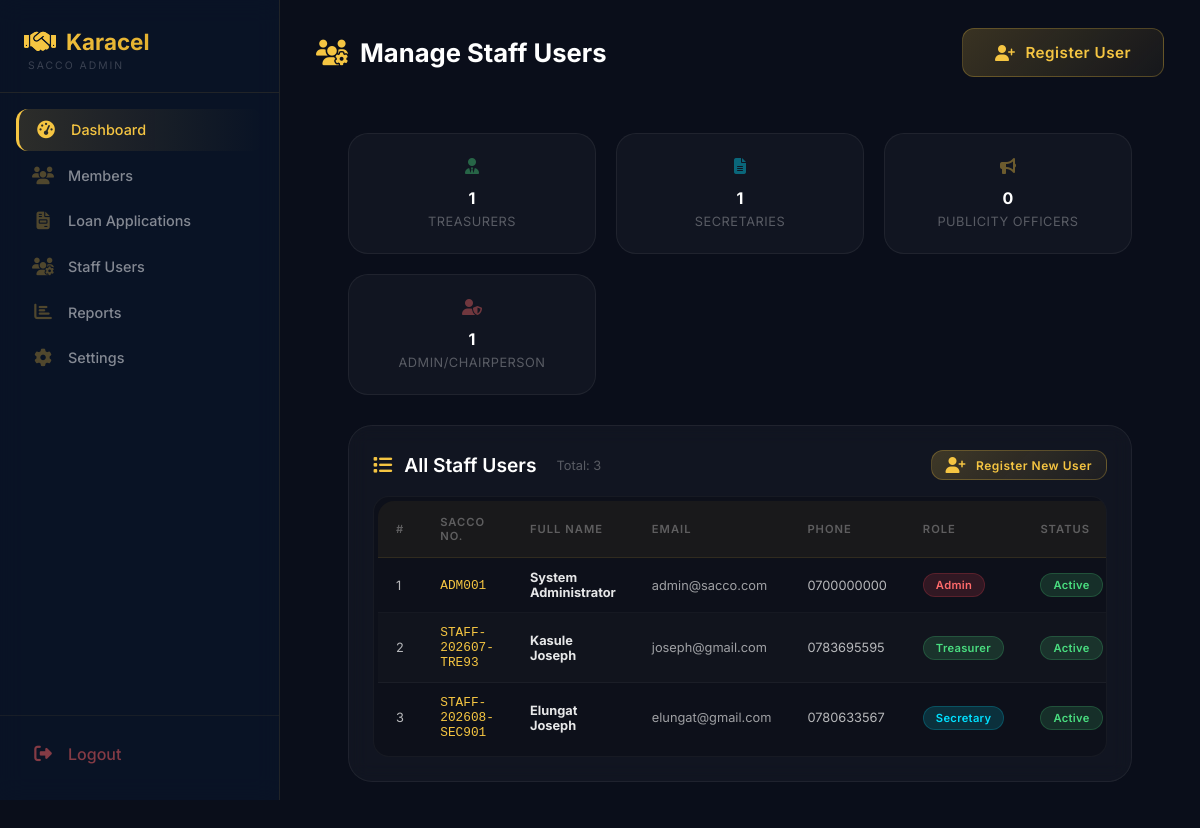
Before: /admin/users/manage (signed in) with the older database file.
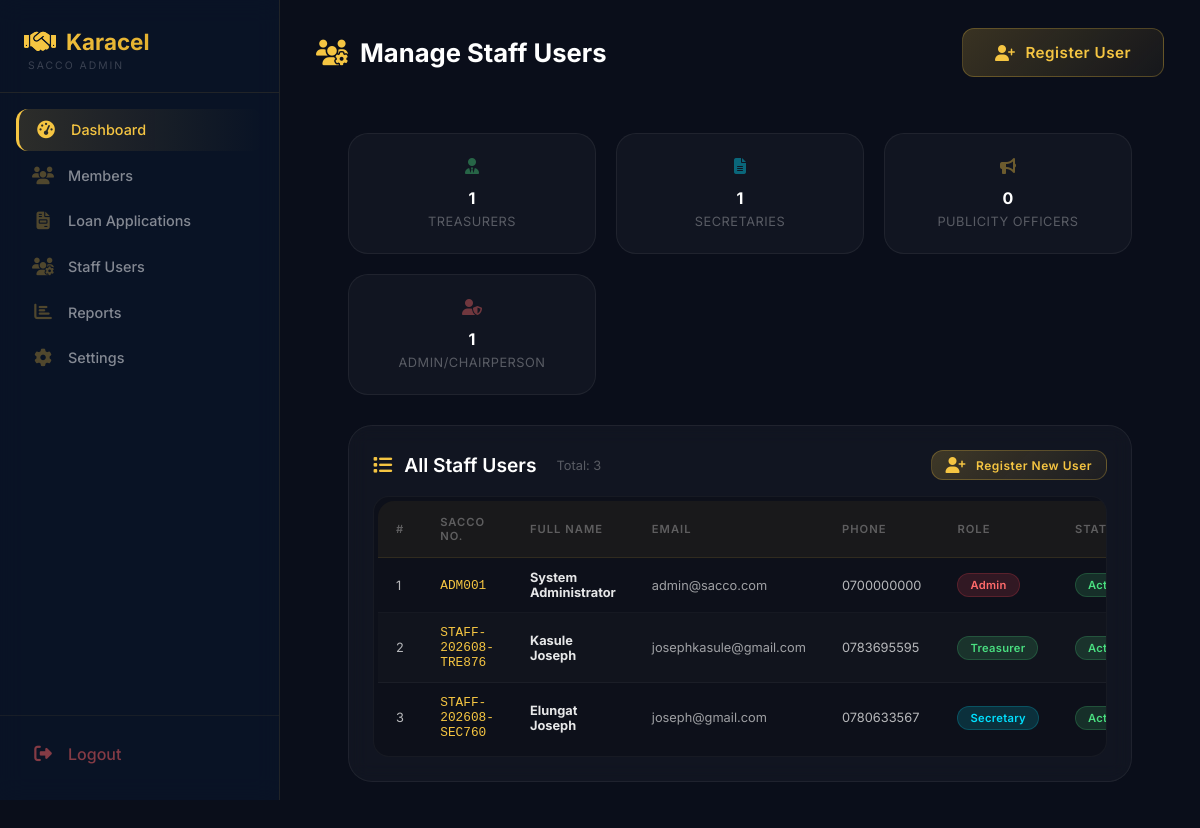
After: the same page with the newer database file.
### tables this page shows
CREATE TABLE users (
        id INTEGER PRIMARY KEY AUTOINCREMENT,
        full_name TEXT NOT NULL,
        gender TEXT,
        dob TEXT,
        sacco_number TEXT UNIQUE NOT NULL,
        email TEXT,
        phone TEXT,
        address TEXT,
        password TEXT NOT NULL,
        role TEXT DEFAULT 'member',
        status TEXT DEFAULT 'active',
        savings_balance REAL DEFAULT 0,
        next_of_kin_name TEXT,
        relationship TEXT,
        next_of_kin_phone TEXT,
        registration_date TIMESTAMP DEFAULT CURRENT_TIMESTAMP
    );

### app.py (the view)
@app.route("/admin/users/manage")
def admin_manage_users():
    if session.get("role") not in ["admin", "chairperson"]:
        flash('Access denied. Only Admin or Chairperson can manage users.', 'danger')
        return redirect("/login")
    db = get_db()
    staff_users = db.execute("""
        SELECT * FROM users
        WHERE LOWER(role) IN ('admin', 'chairperson', 'treasurer', 'secretary', 'publicity')
        ORDER BY
            CASE
                WHEN LOWER(role) = 'admin' THEN 1
                WHEN LOWER(role) = 'chairperson' THEN 2
                WHEN LOWER(role) = 'treasurer' THEN 3
                WHEN LOWER(role) = 'secretary' THEN 4
                WHEN LOWER(role) = 'publicity' THEN 5
            END,
            full_name
    """).fetchall()
    staff_counts = {
        'treasurer': db.execute("SELECT COUNT(*) FROM users WHERE LOWER(role) = 'treasurer'").fetchone()[0],
        'secretary': db.execute("SELECT COUNT(*) FROM users WHERE LOWER(role) = 'secretary'").fetchone()[0],
        'publicity': db.execute("SELECT COUNT(*) FROM users WHERE LOWER(role) = 'publicity'").fetchone()[0],
        'admin': db.execute("SELECT COUNT(*) FROM users WHERE LOWER(role) IN ('admin', 'chairperson')").fetchone()[0]
    }
    db.close()
    return render_template(
        "admin/manage-users.html",
        staff_users=staff_users,
        staff_counts=staff_counts
    )

### app.py (called while the page is built)
def get_db():
    conn = sqlite3.connect("sacco.db")
    conn.row_factory = sqlite3.Row
    return conn

@app.context_processor
def inject_globals():
    from datetime import datetime
    completed_loans = 0
    try:
        if 'user_id' in session:
            role = session.get('role', '')
            if role in ['treasurer', 'admin', 'chairperson']:
                db = get_db()
                completed_loans = db.execute("SELECT COUNT(*) FROM loans WHERE status = 'completed'").fetchone()[0]
                db.close()
    except Exception as e:
        print(f"Error getting completed_loans: {e}")
    return {
        'now': datetime.now(),
        'completed_loans': completed_loans
    }

### templates/admin/manage-users.html (shortened to what the changed rows need)
{% extends "admin/admin-base.html" %}
{% block content %}
<div class="app-bar">
    <div class="app-bar-left">
        <h2><i class="fas fa-users-cog"></i> Manage Staff Users</h2>
    </div>
</div>
<div style="padding: 24px 32px 40px;">
    <div class="action-card">
        <div class="table-wrapper">
            <table class="styled-table" id="staffUsersTable">
                <thead>
                    <tr>
                        <th>#</th>
                        <th>SACCO No.</th>
                        <th>Full Name</th>
                        <th>Email</th>
                        <th>Phone</th>
                        <th>Role</th>
                        <th>Status</th>
                    </tr>
                </thead>
                <tbody>
                    {% if staff_users %}
                        {% for user in staff_users %}
                        <tr>
                            <td>{{ loop.index }}</td>
                            <td class="mono" style="color:#f5c542; font-family: monospace;">{{ user.sacco_number }}</td>
                            <td><strong>{{ user.full_name }}</strong></td>
                            <td style="color: rgba(255,255,255,0.6);">{{ user.email }}</td>
                            <td>{{ user.phone or '-' }}</td>
                            <td>
                                <span class="badge
                                    {% if user.role == 'admin' %}danger
                                    {% elif user.role == 'chairperson' %}warning
                                    {% elif user.role == 'treasurer' %}success
                                    {% elif user.role == 'secretary' %}info
                                    {% elif user.role == 'publicity' %}primary
                                    {% endif %}">
                                    {{ user.role|title }}
                                </span>
                            </td>
                            <td>
                                {% if user.status == 'active' %}
                                    <span class="badge success">Active</span>
                                {% elif user.status == 'inactive' %}
                                    <span class="badge danger">Inactive</span>
                                {% else %}
                                    <span class="badge warning">{{ user.status|title }}</span>
                                {% endif %}
                            </td>
                        </tr>
                        {% endfor %}
                    {% endif %}
                </tbody>
            </table>
        </div>
    </div>
</div>
{% endblock %}

Changed rows visible on the page:
removed users: sacco_number "STAFF-202607-TRE93", full_name "Kasule Joseph", email "joseph@gmail.com", phone "0783695595", role "Treasurer", status "Active"
removed users: sacco_number "STAFF-202608-SEC901", full_name "Elungat Joseph", email "elungat@gmail.com", phone "0780633567", role "Secretary", status "Active"
added users: sacco_number "STAFF-202608-TRE876", full_name "Kasule Joseph", email "josephkasule@gmail.com", phone "0783695595", role "Treasurer", status "Active"
added users: sacco_number "STAFF-202608-SEC760", full_name "Elungat Joseph", email "joseph@gmail.com", phone "0780633567", role "Secretary", status "Active"
